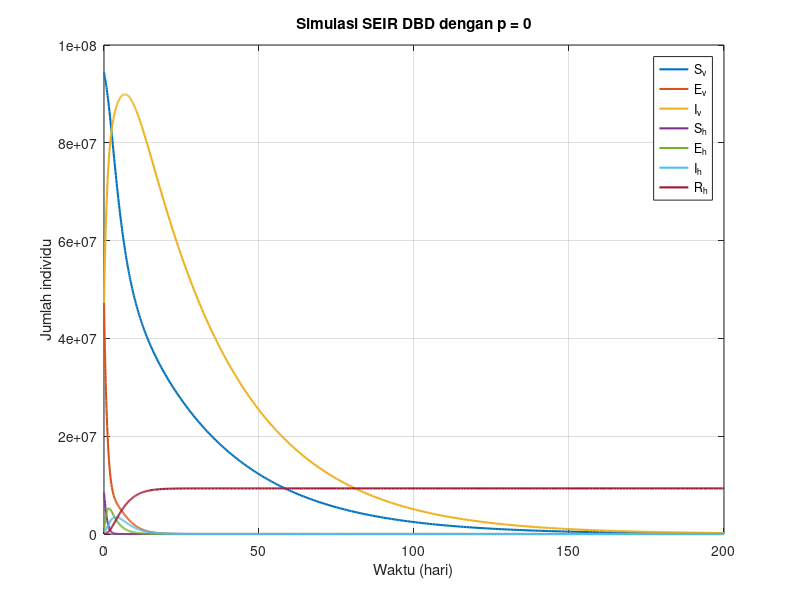
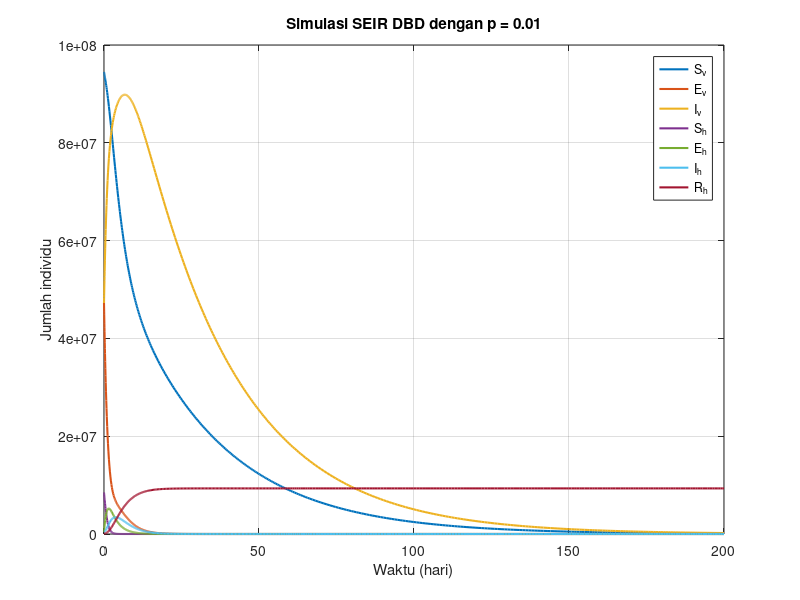
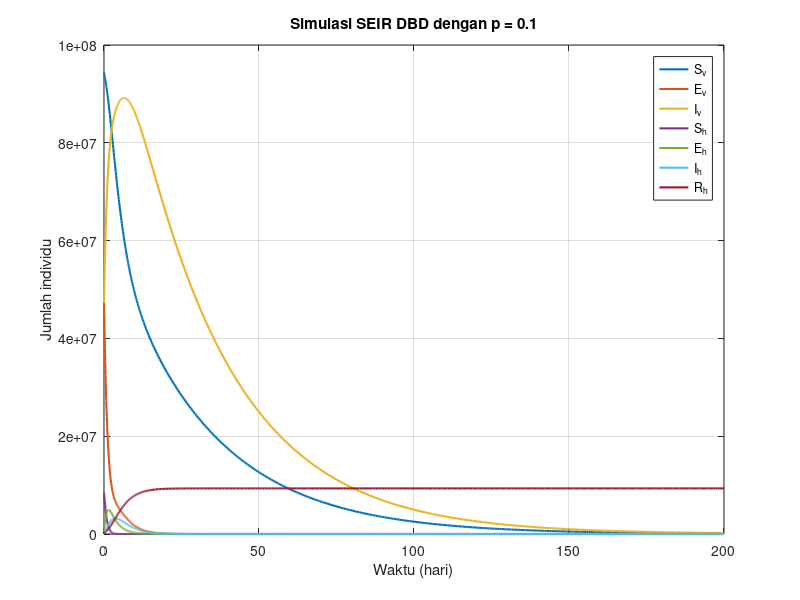
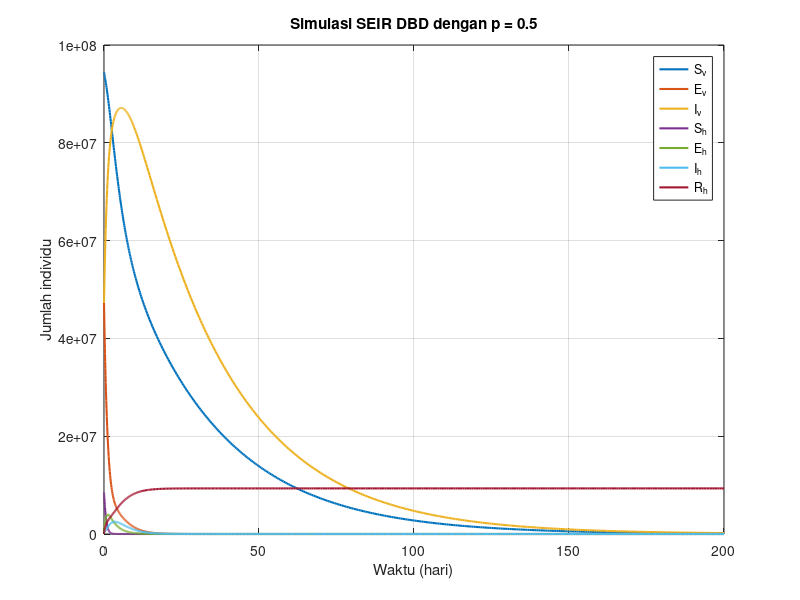

The MATLAB source for these figures, in order:
function SEIR_DBD_Model_with_Comparison_Plot
    % Parameter tetap
    beta = 0.16667;
    eta = 0.1428;
    delta_eh = 0.375;
    theta_ev = 0.75;
    gamma_h = 0.328833;
    mu_h = 0.0000002;
    mu_v = 0.0323;
    Nh = 9419600;
    Nv = 5000;
    tspan = [0 200];

    % Waktu tetap untuk interpolasi hasil
    t_fix = linspace(tspan(1), tspan(2), 500);  % sederhananya 200 titik waktu tersebut diperbanyak menjadi 500 titik

    % Kondisi awal
    y0 = [94500000; 47250000; 47250000; 8477640; 423882; 423882; 0];

    % Variasi laju vaksinasi
    p_values = [0, 0.01, 0.1, 0.5, 0.7];
    Ih_all = zeros(length(t_fix), length(p_values));  % Preallocate hasil Ih

    % Warna untuk perbandingan Ih
    colors = lines(length(p_values));

    for i = 1:length(p_values)
        p = p_values(i);
        [t, y] = ode45(@(t, y) odefun(t, y, beta, eta, delta_eh, theta_ev, gamma_h, mu_h, mu_v, Nh, Nv, p), tspan, y0);

        % Interpolasi Ih ke t_fix
        Ih_interp = interp1(t, y(:, 6), t_fix, 'linear');

        % Simpan hasil Ih
        Ih_all(:, i) = Ih_interp;

        % Tampilkan dalam figure terpisah
        figure;
        plot(t, y, 'LineWidth', 1.5);
        legend('S_v','E_v','I_v','S_h','E_h','I_h','R_h');
        xlabel('Waktu (hari)');
        ylabel('Jumlah individu');
        title(['Simulasi SEIR DBD dengan p = ' num2str(p)]);
        grid on;
    end

    % Plot perbandingan Ih
    figure;
    hold on;
    for i = 1:length(p_values)
        plot(t_fix, Ih_all(:, i), 'LineWidth', 2, 'Color', colors(i,:), 'DisplayName', ['p = ' num2str(p_values(i))]);
    end
    hold off;
    legend;
    xlabel('Waktu (hari)');
    ylabel('Jumlah Ih (Terinfeksi)');
    title('Perbandingan Kurva Ih pada Berbagai Nilai p');
    grid on;
end

function dydt = odefun(~, y, beta, eta, delta_eh, theta_ev, gamma_h, mu_h, mu_v, Nh, Nv, p)
    Sv = y(1);
    Ev = y(2);
    Iv = y(3);
    Sh = y(4);
    Eh = y(5);
    Ih = y(6);
    Rh = y(7);

    dSv = mu_v * Nv - (eta * Sv * Ih / Nh) - mu_v * Sv; 
    dEv = (eta * Sv * Ih / Nh) - theta_ev * Ev - mu_v * Ev; 
    dIv = theta_ev * Ev - mu_v * Iv; 

    dSh = mu_h * Nh - (beta * Sh * Iv / Nh) - p * Sh - mu_h * Sh;
    dEh = (beta * Sh * Iv / Nh) - delta_eh * Eh - mu_h * Eh;
    dIh = delta_eh * Eh - gamma_h * Ih - mu_h * Ih;
    dRh = gamma_h * Ih + p * Sh - mu_h * Rh;

    dydt = [dSv; dEv; dIv; dSh; dEh; dIh; dRh];
end
